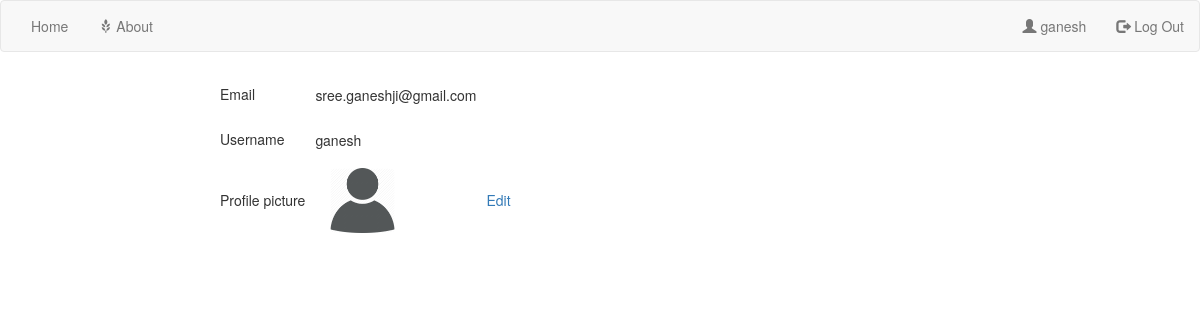
The page /userinfo/ (signed in) on the database as committed earlier.
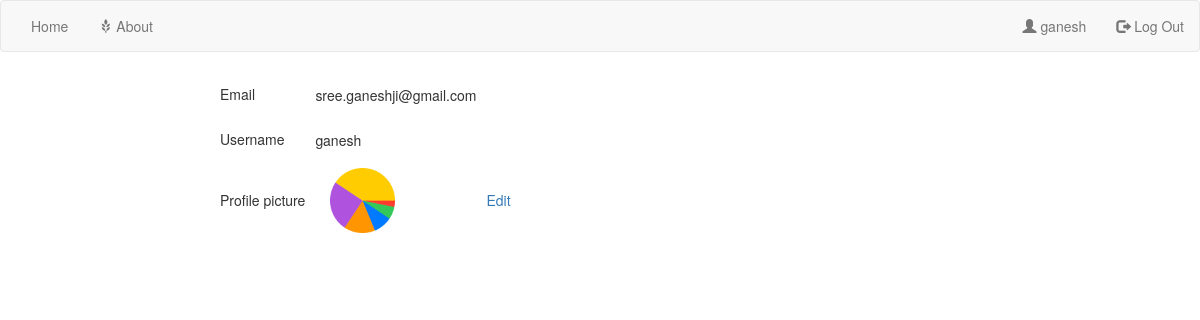
The same page on the database as committed later.
### projectMgr/models.py (models this page shows)
class User(AbstractUser):
    profilePicture = models.CharField(max_length=200,null=True)
    fullName = models.CharField(max_length=100,null=True)
    bio = models.CharField(null=True,max_length=500)
    pass

### projectMgr/views.py (the view)
# urls.py: path('userinfo/',views.userinfo,name='userinfo'),
def userinfo(request: HttpRequest):
    if not request.user.is_authenticated:
        return redirect('projectMgr:homepage')
    return render(request,'projectMgr/userinfo.html',{'thisUser':request.user})

### projectMgr/templates/projectMgr/userinfo.html
{% extends 'projectMgr/base.html' %}
{% block body %}
<table class="table-condensed">
    <tbody>
    <tr>
        <td><h5>Email</h5></td>
        <td>{{thisUser.email}}</td>
    </tr>
    <tr>
        <td><h5>Username</h5></td>
        <td>{{thisUser.username}}</td>
    </tr>
    <tr>
        <td><h5>Profile picture</h5></td>
        <td>
            <div class="col-sm-2 text-center">
                {% load static %}
            {% if thisUser.profilePicture != None %}
            <img src={{ thisUser.profilePicture }}  height="65" width="65" style=" border-radius: 5px" alt="">
            {% else %}
                <img src="{% static 'projectMgr/images/default_user.png' %}"  height="65" width="65" style=" border-radius: 5px" alt="">
            {% endif %}        </div>
        </td>
        <td><a href="{% url 'projectMgr:upload_profile_pic' %}">Edit</a></td>
    </tr>
    </tbody>
</table>
{% endblock %}

### projectMgr/templates/projectMgr/base.html (shortened to what this page needs)
<!DOCTYPE html>
<html lang="en">
 {% load static %}
<link rel="stylesheet" type="text/css" href="{% static 'projectMgr/styles.css' %}">
  <link rel="stylesheet" href="https://maxcdn.bootstrapcdn.com/bootstrap/3.4.1/css/bootstrap.min.css">
<nav class="navbar navbar-default ">
    <div class="container-fluid">
        <ul class="nav navbar-nav">
            <li class="nav-item"><a href="{% url 'projectMgr:homepage' %}">Home</a></li>
            <li><a href="{% url 'projectMgr:about' %}"><span class="glyphicon glyphicon-grain"></span> About</a></li>
        </ul>
        <ul class="nav navbar-nav navbar-right">
            {% block rightnav %}
                {% if thisUser %}
                    <li><a href="{% url 'projectMgr:userinfo' %}"><span class="glyphicon glyphicon-user"></span> {{ thisUser.username }}</a></li>
                    <li><a href="{% url 'projectMgr:logout' %}"><span class="glyphicon glyphicon-log-out"></span> Log Out</a></li>
                {% else %}
                    <li><a href="{% url 'projectMgr:signin' %}"><span class="glyphicon glyphicon-log-in"></span> Log In</a></li>
                    <li><a href="{% url 'projectMgr:signup' %}"><span class="glyphicon glyphicon-user"></span> Sign Up</a></li>
                {% endif %}
            {% endblock %}
        </ul>
    </div>
</nav>
<div class="container-fluid text-center">
    <div class="row content">
        <div class="col-sm-2 sidenav">
        </div>
        <div class="col-sm-8 text-left">
        {% block body %}{% endblock %}
        </div>
    </div>
</div>
</html>

Rows that differ between the two databases and show on the page:
changed User "ganesh": profilePicture: picture added
